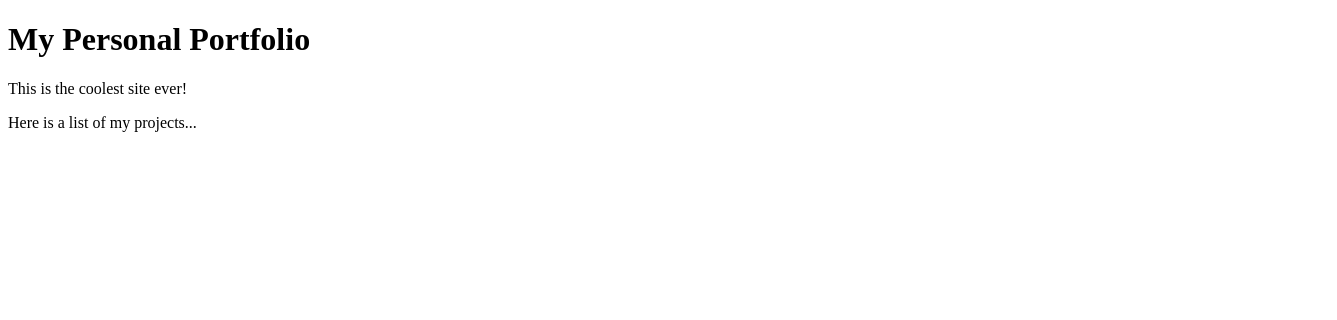
/, run on an earlier commit of the app's database.
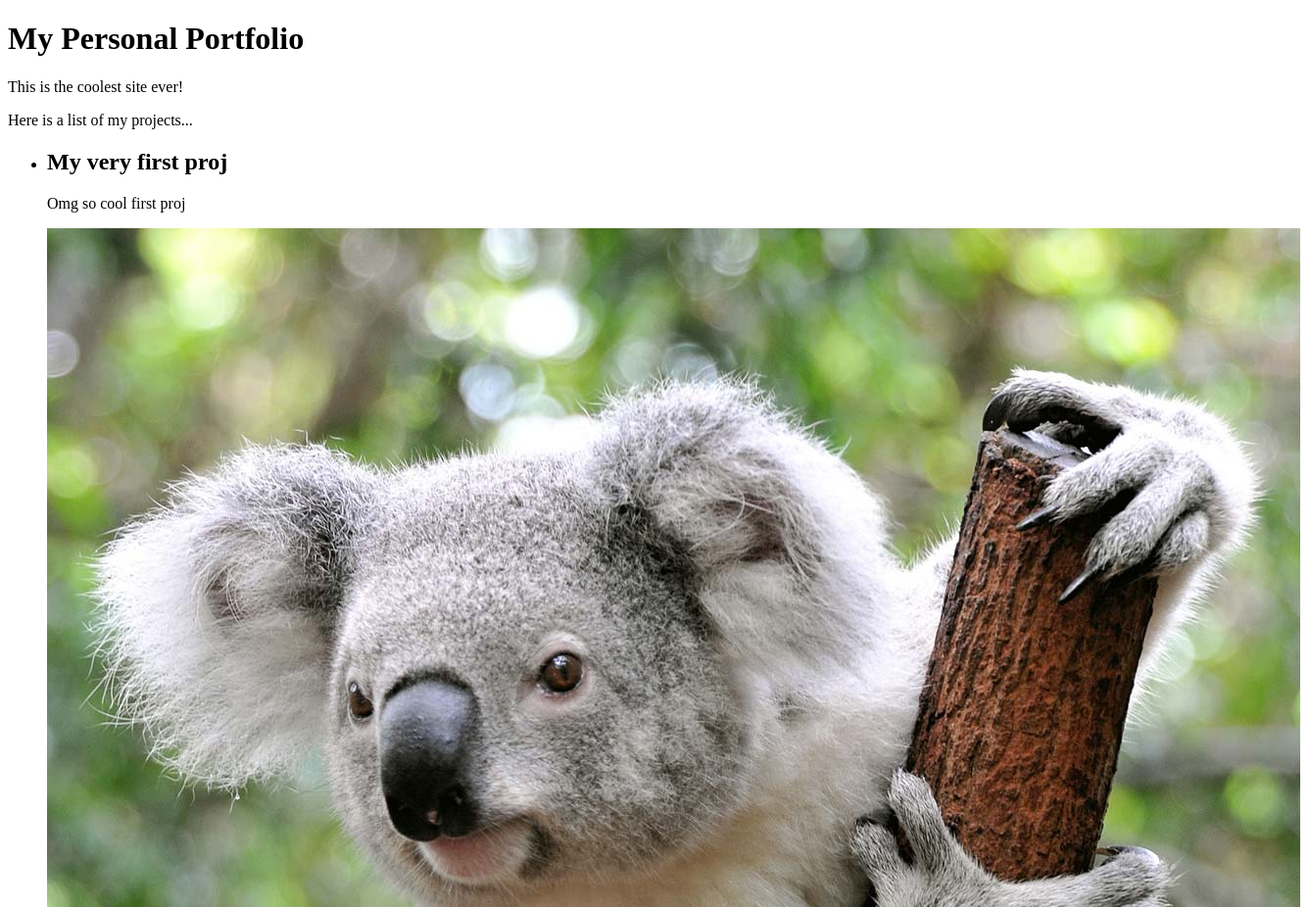
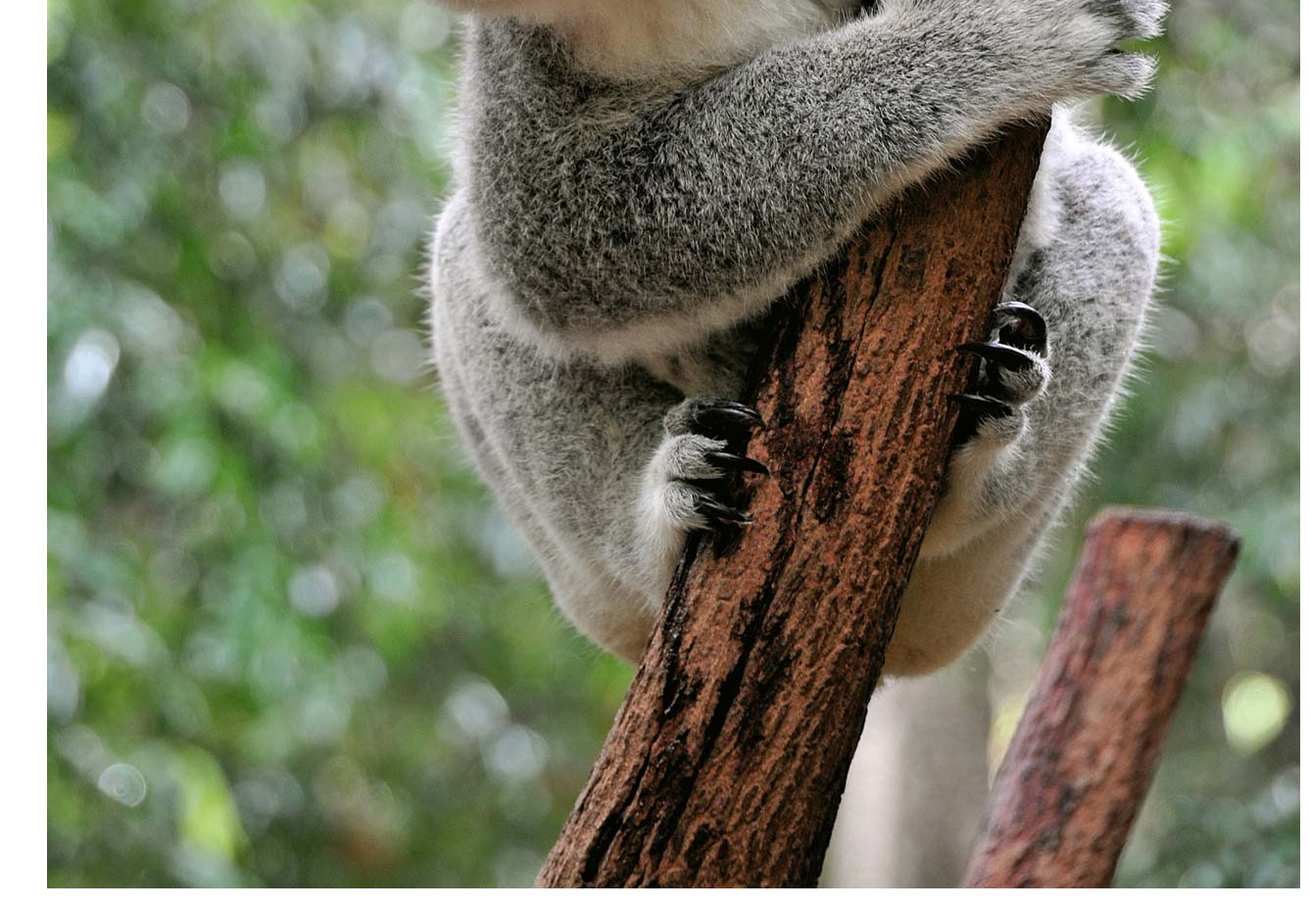
And on a later commit of the database (2 pictures, top to bottom).
### resume/models.py (models this page shows)
class ResumeProject(models.Model):
    title = models.CharField(max_length=100)
    description = models.CharField(max_length=250)
    image = models.ImageField(upload_to='resume/images')
    url = models.URLField(blank=True)

### resume/views.py (the view)
# urls.py: 2. Add a URL to urlpatterns:  path('', views.home, name='home')
def home(request):
    projects = ResumeProject.objects.all()
    return render(request, 'index.html', {'projects': projects})

### resume/templates/index.html (shortened to what this page needs)
<!DOCTYPE html>
<html lang="en">
  <head>
  </head>
  <body>
    <h1>My Personal Portfolio</h1>
    <p>This is the coolest site ever!</p>
    <p>Here is a list of my projects...</p>
    <ul>
      {% for project in projects %}
      <li>
        <div>
          <h2>{{ project.title }}</h2>
          <p>{{ project.description }}</p>
          <img src="{{project.image.url}}" alt="{{project.title}}" />
        </div>
      </li>
      {% endfor %}
    </ul>
  </body>
</html>

What changed in the data, as far as the page shows it:
added ResumeProject: title "My very first proj", description "Omg so cool first proj", image (picture)
